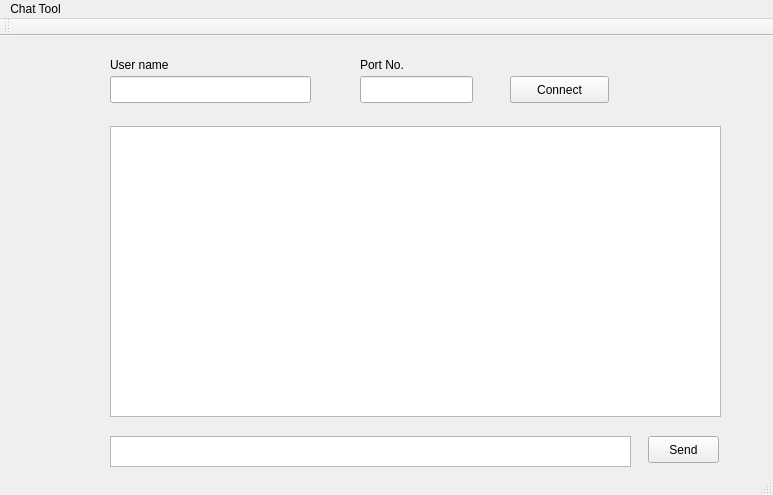
<?xml version="1.0" encoding="UTF-8"?>
<ui version="4.0">
 <class>MainWindow</class>
 <widget class="QMainWindow" name="MainWindow">
  <property name="geometry">
   <rect>
    <x>0</x>
    <y>0</y>
    <width>773</width>
    <height>495</height>
   </rect>
  </property>
  <property name="windowTitle">
   <string>MainWindow</string>
  </property>
  <widget class="QWidget" name="centralWidget">
   <widget class="QTextEdit" name="textEdit">
    <property name="geometry">
     <rect>
      <x>110</x>
      <y>400</y>
      <width>521</width>
      <height>31</height>
     </rect>
    </property>
   </widget>
   <widget class="QTextBrowser" name="textBrowser">
    <property name="geometry">
     <rect>
      <x>110</x>
      <y>90</y>
      <width>611</width>
      <height>291</height>
     </rect>
    </property>
   </widget>
   <widget class="QPushButton" name="sendButton">
    <property name="geometry">
     <rect>
      <x>648</x>
      <y>400</y>
      <width>71</width>
      <height>27</height>
     </rect>
    </property>
    <property name="text">
     <string>Send</string>
    </property>
   </widget>
   <widget class="QLineEdit" name="userNameEdit">
    <property name="geometry">
     <rect>
      <x>110</x>
      <y>40</y>
      <width>201</width>
      <height>27</height>
     </rect>
    </property>
   </widget>
   <widget class="QLineEdit" name="portNumberEdit">
    <property name="geometry">
     <rect>
      <x>360</x>
      <y>40</y>
      <width>113</width>
      <height>27</height>
     </rect>
    </property>
   </widget>
   <widget class="QLabel" name="label">
    <property name="geometry">
     <rect>
      <x>110</x>
      <y>20</y>
      <width>81</width>
      <height>17</height>
     </rect>
    </property>
    <property name="text">
     <string>User name</string>
    </property>
   </widget>
   <widget class="QLabel" name="label_2">
    <property name="geometry">
     <rect>
      <x>360</x>
      <y>20</y>
      <width>67</width>
      <height>17</height>
     </rect>
    </property>
    <property name="text">
     <string>Port No.</string>
    </property>
   </widget>
   <widget class="QPushButton" name="connectButton">
    <property name="geometry">
     <rect>
      <x>510</x>
      <y>40</y>
      <width>99</width>
      <height>27</height>
     </rect>
    </property>
    <property name="text">
     <string>Connect</string>
    </property>
   </widget>
  </widget>
  <widget class="QMenuBar" name="menuBar">
   <property name="geometry">
    <rect>
     <x>0</x>
     <y>0</y>
     <width>773</width>
     <height>25</height>
    </rect>
   </property>
   <widget class="QMenu" name="menuChat_Tool">
    <property name="title">
     <string>Chat Tool</string>
    </property>
   </widget>
   <addaction name="menuChat_Tool"/>
  </widget>
  <widget class="QToolBar" name="mainToolBar">
   <attribute name="toolBarArea">
    <enum>TopToolBarArea</enum>
   </attribute>
   <attribute name="toolBarBreak">
    <bool>false</bool>
   </attribute>
  </widget>
  <widget class="QStatusBar" name="statusBar"/>
 </widget>
 <layoutdefault spacing="6" margin="11"/>
 <resources/>
 <connections/>
</ui>
